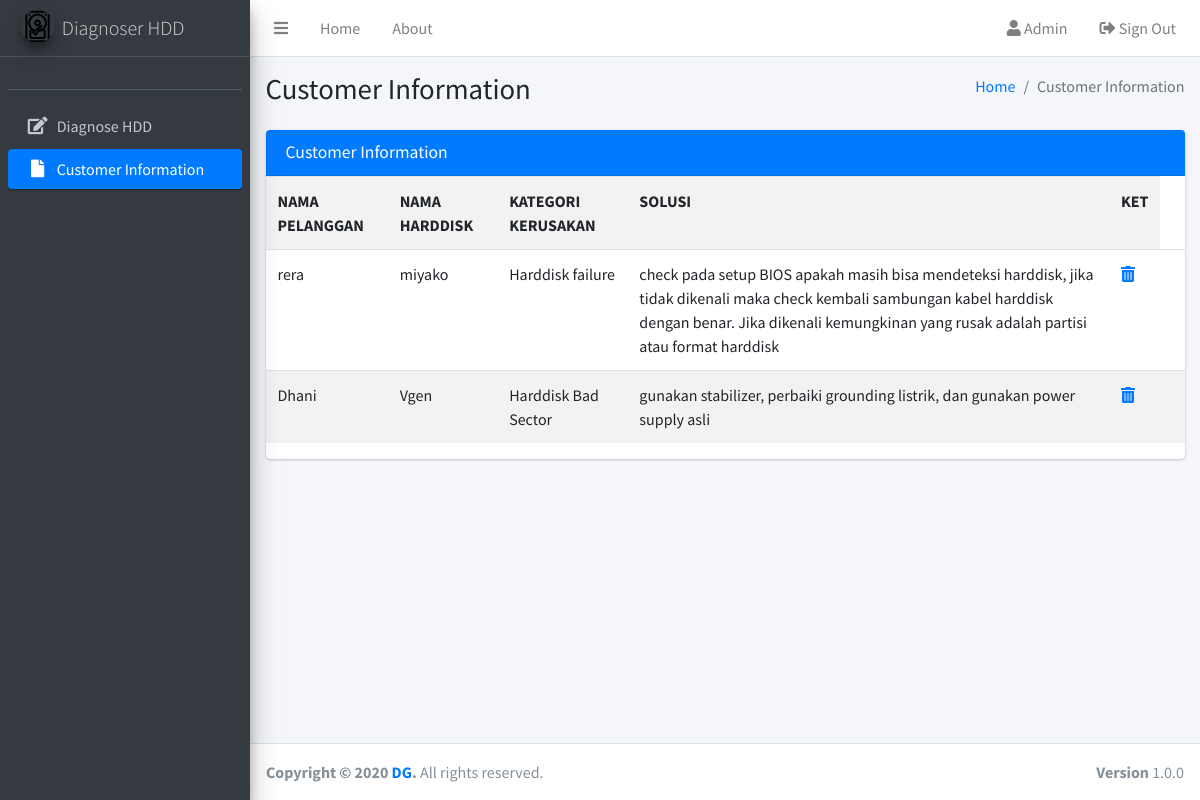
/customer.php, run on the app's committed database.
### tables this page shows
CREATE TABLE `pelanggan` (
  `id` int(50) NOT NULL,
  `nama` varchar(50) NOT NULL,
  `namahd` varchar(50) NOT NULL,
  `kategori` text NOT NULL,
  `solusi` text NOT NULL
);

### customer.php (the view, shortened to what this page needs)
<!DOCTYPE html>
<html>
<head>
  <link rel="stylesheet" href="plugins/fontawesome-free/css/all.min.css">
  <link rel="stylesheet" href="https://code.ionicframework.com/ionicons/2.0.1/css/ionicons.min.css">
  <link rel="stylesheet" href="dist/css/adminlte.min.css">
</head>
<body class="hold-transition sidebar-mini">
<div class="wrapper">
  <nav class="main-header navbar navbar-expand navbar-white navbar-light">
    <ul class="navbar-nav">
      <li class="nav-item">
        <a class="nav-link" data-widget="pushmenu" href="#" role="button"><i class="fas fa-bars"></i></a>
      </li>
      <li class="nav-item d-none d-sm-inline-block">
        <a href="homepage.php" class="nav-link">Home</a>
      </li>
      <li class="nav-item d-none d-sm-inline-block">
        <a href="#" class="nav-link">About</a>
      </li>
    </ul>
    <ul class="navbar-nav ml-auto">
        <li data-toggle="modal" data-target="#mydaftar">
          <a class="nav-link" href="#">
            <i class="fas fa-user"></i>
            Admin
          </a>
        </li>
        <li data-toggle="modal" data-target="#mylogin">
          <a class="nav-link" href="index.php">
              <i class="fas fa-sign-out-alt"></i>
            Sign Out
          </a>
        </li>
      </ul>
  </nav>
  <aside class="main-sidebar sidebar-dark-primary elevation-4">
    <a href="#" class="brand-link">
      <img src="dist/img/HDDlogo.png"
           alt="HDDlogo"
           class="brand-image img-circle elevation-3"
           style="opacity: 1">
      <span class="brand-text font-weight-light">Diagnoser HDD</span>
    </a>
    <div class="sidebar">
      <div class="user-panel mt-3 pb-3 mb-3 d-flex">
      </div>
      <nav class="mt-2">
        <ul class="nav nav-pills nav-sidebar flex-column" data-widget="treeview" role="menu" data-accordion="false">
          <li class="nav-item">
            <a href="homepage.php" class="nav-link disable">
              <i class="nav-icon fas fa-edit"></i>
              <p>
                Diagnose HDD
              </p>
            </a>
          </li>
          <li class="nav-item">
              <a href="customer.php" class="nav-link active">
                <i class="nav-icon fas fa-file"></i>
                <p>
                  Customer Information
                </p>
              </a>
            </li>
        </ul>
      </nav>
    </div>
  </aside>
  <div class="content-wrapper">
    <section class="content-header">
      <div class="container-fluid">
        <div class="row mb-2">
          <div class="col-sm-6">
            <h1>Customer Information</h1>
          </div>
          <div class="col-sm-6">
            <ol class="breadcrumb float-sm-right">
              <li class="breadcrumb-item"><a href="#">Home</a></li>
              <li class="breadcrumb-item active">Customer Information</li>
            </ol>
          </div>
        </div>
      </div>
    </section>
    <section class="content">
      <div class="container-fluid">
        <div class="row">
          <div class="col-md-12">
            <div class="card card-primary">
              <div class="card-header">
                <h3 class="card-title">Customer Information</h3>
              </div>
            <div class="table-responsive">
              <table class="table table-striped table-hover">
                    <tr>
                      <th>NAMA PELANGGAN</th>
                      <th>NAMA HARDDISK</th>
                      <th>KATEGORI KERUSAKAN</th>
                      <th>SOLUSI</th>
                      <th>KET</th>
                    </tr>
                      <?php
                include("koneksi.php");
                  $ngecek = mysqli_query($koneksi, "SELECT * FROM pelanggan");
                  $baris=mysqli_num_rows($ngecek);
                  if($baris == 0){
                    echo '<tr><td colspan="8">Tidak ada pelanggan.</td></tr>';
                  }else{
                    while ($bag=mysqli_fetch_assoc($ngecek)) {
                    echo '
                      <tr>
                      <td>'.$bag['nama'].'</td>
                      <td>'.$bag['namahd'].'</td>
                      <td>'.$bag['kategori'].'</td>
                      <td>'.$bag['solusi'].'</td>
                      <td>
                        <a href="customer.php?aksi=delete&id='.$bag['id'].'" title="Hapus pelanggan anda" onclick="return confirm(\' Apakah anda yakin ingin membatalkan pelanggan anda?\')"><i class="fas fa-trash-alt"></i></a>
                      </td>
                      <td>';
                                }
                  }
                  ?>
              </table>
            </div>
          </div>
        </div>
      </div>
    </section>
  </div>
  <footer class="main-footer">
    <div class="float-right d-none d-sm-block">
      <b>Version</b> 1.0.0
    </div>
    <strong>Copyright &copy; 2020 <a href="#">DG</a>.</strong> All rights
    reserved.
  </footer>
</div>
</body>
</html>

### data on the page
pelanggan: nama "rera", namahd "miyako", kategori "Harddisk failure", solusi "check pada setup BIOS apakah masih bisa mendeteksi harddisk, jika tidak dikenali maka check kembali sambungan kabel harddisk dengan benar. Jika dikenali kemungkinan yang rusak adalah partisi atau format harddisk"
pelanggan: nama "Dhani", namahd "Vgen", kategori "Harddisk Bad Sector", solusi "gunakan stabilizer, perbaiki grounding listrik, dan gunakan power supply asli"
